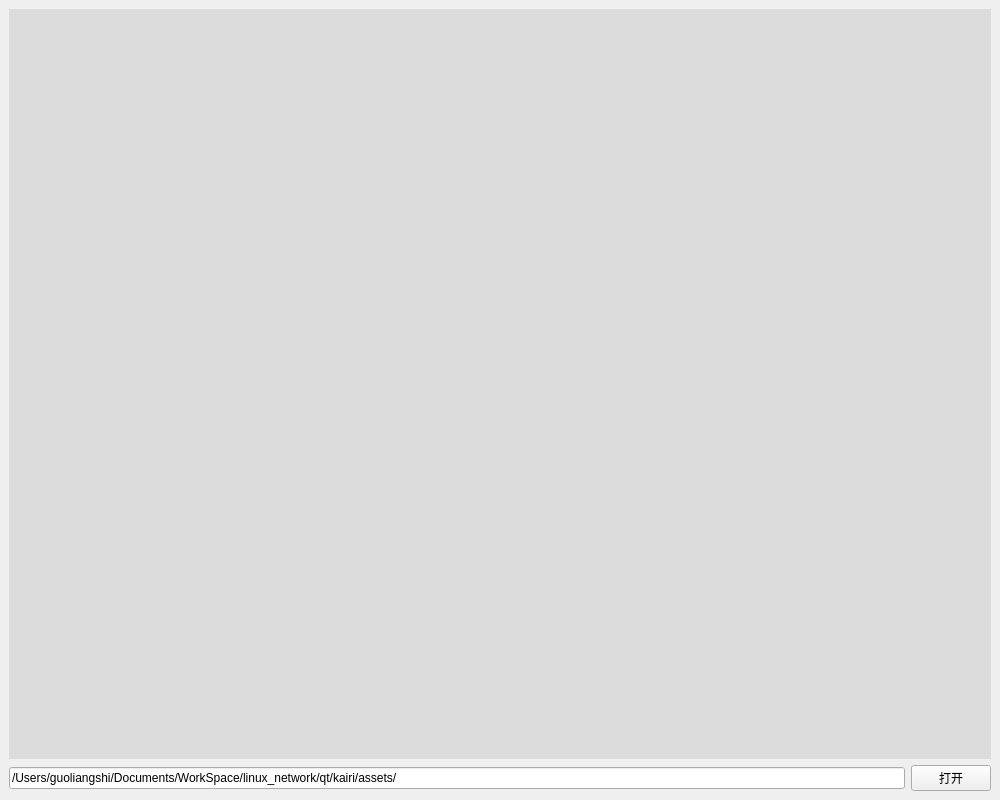
<?xml version="1.0" encoding="UTF-8"?>
<ui version="4.0">
 <class>MainWindow</class>
 <widget class="QMainWindow" name="MainWindow">
  <property name="geometry">
   <rect>
    <x>0</x>
    <y>0</y>
    <width>1000</width>
    <height>800</height>
   </rect>
  </property>
  <property name="windowTitle">
   <string>Kairi</string>
  </property>
  <widget class="QWidget" name="centralwidget">
   <layout class="QVBoxLayout" name="verticalLayout">
    <item>
     <widget class="SlideshowWidget" name="widget" native="true">
      <property name="sizePolicy">
       <sizepolicy hsizetype="Expanding" vsizetype="Expanding">
        <horstretch>0</horstretch>
        <verstretch>0</verstretch>
       </sizepolicy>
      </property>
      <property name="styleSheet">
       <string notr="true">background-color: rgb(220, 220, 220);</string>
      </property>
      <layout class="QHBoxLayout" name="horizontalLayout"/>
     </widget>
    </item>
    <item>
     <layout class="QHBoxLayout" name="horizontalLayout_2">
      <item>
       <widget class="QLineEdit" name="image_dir_line_edit">
        <property name="text">
         <string>/Users/guoliangshi/Documents/WorkSpace/linux_network/qt/kairi/assets/</string>
        </property>
       </widget>
      </item>
      <item>
       <widget class="QPushButton" name="open_button">
        <property name="text">
         <string>打开</string>
        </property>
       </widget>
      </item>
     </layout>
    </item>
   </layout>
  </widget>
 </widget>
 <customwidgets>
  <customwidget>
   <class>SlideshowWidget</class>
   <extends>QWidget</extends>
   <header location="global">slideshowwidget.h</header>
   <container>1</container>
  </customwidget>
 </customwidgets>
 <resources/>
 <connections/>
</ui>
